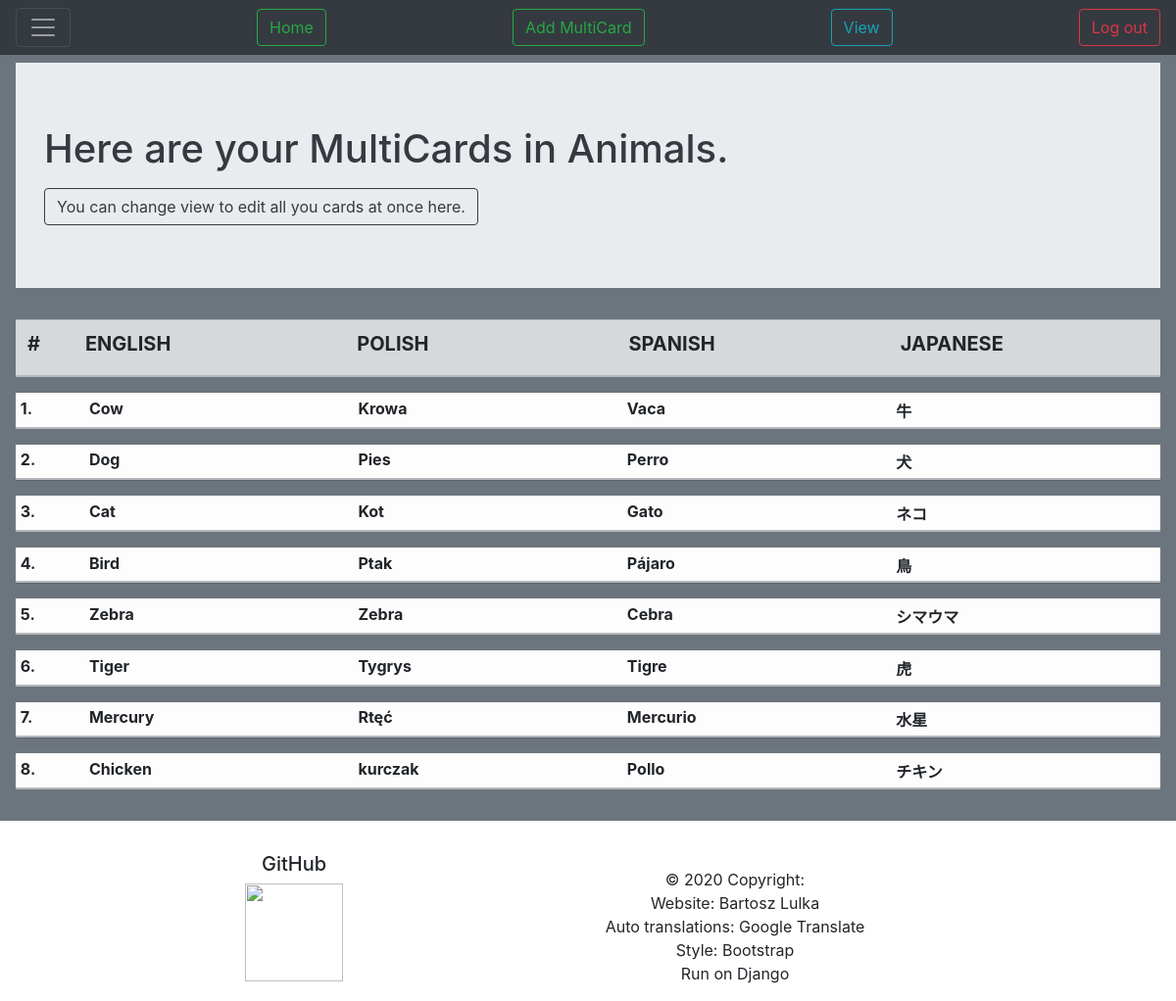
The page /cards/edit_multicards/58/ (signed in) on the database its author committed.
### Cards/models.py (models this page shows, shortened)
class CardFolder(models.Model):
    user = models.ForeignKey(User, on_delete=models.CASCADE)
    name = models.CharField(max_length=200)
    create_date = models.DateField(auto_now_add=True)
    edit_date = models.DateField(auto_now=True)
    lang1 = models.CharField(max_length=5, choices=langcodes.LangCodes, default="en")
    lang2 = models.CharField(max_length=5, choices=langcodes.LangCodes, default="pl")
    lang3 = models.CharField(max_length=5, choices=langcodes.LangCodes, default="ja", blank=True)
    lang4 = models.CharField(max_length=5, choices=langcodes.LangCodes, default="es", blank=True)
    lang5 = models.CharField(max_length=5, choices=langcodes.LangCodes, default="de", blank=True)
    score = models.SmallIntegerField(default=0)
    comment = models.CharField(max_length=400, blank=True)
    public = models.BooleanField(default=False)
    def get_langs(self, item=False):
        langs = (self.lang1, self.lang2, self.lang3, self.lang4, self.lang5)
        lang_choices = []
        lang_values = []
        lang_keys = []
        for i in langs:
            if i != "":
                value = langcodes.LangCodesDict[i].capitalize()
                lang_choices.append((i, value))
                lang_values.append(value)
                lang_keys.append(i)
        if item == 'value':
            return lang_values
        if item == 'key':
            return lang_keys
        else:
            return lang_choices
    def langs_keys(self):
        langs = [self.lang1, self.lang2, self.lang3, self.lang4, self.lang5]
        true_langs = []
        for i in langs:
            if i != "":
                true_langs.append(i)
        return true_langs
    def langs_no(self):
        return len(self.get_langs())
    langs_no.short_description = "No of languages"

class MultiCard(models.Model):
    cards_folder = models.ForeignKey(CardFolder, on_delete=models.CASCADE)
    score = models.SmallIntegerField(default=0)
    comment = models.CharField(max_length=400, blank=True)
    definition = models.CharField(max_length=400, blank=True)
    rates = models.SmallIntegerField(default=0)
    rating = models.SmallIntegerField(default=0)
    mastered = models.BooleanField(default=False)
    priority = models.SmallIntegerField(default=10)

class Card(models.Model):
    multi_card = models.ForeignKey(MultiCard, on_delete=models.CASCADE)
    cards_folder = models.ForeignKey(CardFolder, on_delete=models.CASCADE)
    language = models.CharField(max_length=5, choices=langcodes.LangCodes, default="en")
    main = models.CharField(max_length=50)
    automated = models.BooleanField(default=False)
    score = models.SmallIntegerField(default=0)
    pronunciation = models.CharField(max_length=200, blank=True, default=False, null=True)
    synonyms = models.CharField(max_length=50, blank=True)
    comment = models.CharField(max_length=400, blank=True)
    rating = models.SmallIntegerField(default=0)
    mastered = models.BooleanField(default=False)
    priority = models.SmallIntegerField(default=0)
    show_answer = models.BooleanField(default=True)

### Cards/views.py (the view)
# urls.py: path('edit_multicards/<int:set_id>/', views.edit_multicards, name='edit_multicards'),
@login_required
def edit_multicards(request, set_id):
    folder = get_object_or_404(CardFolder, id=set_id)
    langs = folder.get_langs()
    length = len(langs)
    context = {
        'folder': folder,
        "length": length,
        "langs": langs,
        'width': 94 / length
    }
    return render(request, 'Cards/edit_multicards.html', context)

### Cards/templatetags/get_obj.py (called while the page is built)
@register.simple_tag
def get_card(lang, multicard):
    try:
        mcard = Card.objects.get(language=lang, multi_card=multicard)
    except Card.DoesNotExist:
        mcard = None
    return mcard

### Cards/templates/Cards/edit_multicards.html (shortened to what this page needs)
{% extends "base.html" %}
{% block styles %}
{% load get_obj %}
{% endblock %}
{% block nav_buttons %}
<button type="button" class="btn btn-outline-success" data-toggle="modal" data-target="#staticBackdrop">Add MultiCard</button>
<a class="btn btn-outline-info" href="{% url 'view_folder' set_id=folder.id %}">View</a>
{% endblock nav_buttons %}
{% block body %}
<div class="jumbotron jumbotron-fluid">
  <div class="container">
    <div class="text-dark">
    <h1 class="display-5">Here are your MultiCards in {{folder.name}}.</h1>
    <a class="btn btn-outline-dark" href="{% url 'edit_all_multicards' set_id=folder.id %}">You can change view to edit all you cards at once here.</a>
    </div>
  </div>
</div>
        <table class="table table-hover table-secondary" style="border-collapse:collapse;">
            <thead>
            <th style="width: 5%"><h5><b>#</b></h5></th>
              {% for k, v in folder.get_langs %}
                <th style="width: {{width}}%">
                    <h5><b>{{ v|upper }}</b></h5>
                </th>
              {% endfor %}
            </thead>
        </table>
        {% for multicard in folder.multicard_set.all %}
        <form method="POST" action="{% url 'edit_multicards_save' set_id=folder.id m_card_id=multicard.id %}">{% csrf_token %}
        <table class="table table-hover table-sm table-secondary" style="border-collapse:collapse;">
            <tr data-toggle="collapse" data-target="#a{{multicard.id}}" class="clickable collapse-row collapsed table-light">
                <td>
                    <b>{{ forloop.counter }}.</b>
                </td>
              {% for lang in folder.langs_keys %}
                {% get_card lang multicard as card %}
                <td style="width: {{width}}%">
                    <b>{{ card.main }}</b>
                </td>
              {% endfor %}
            </tr>
            <tr class="table-active">
                <td class="hiddenRow"></td>
              {% for k, v in langs %}
              {% get_card k multicard as card %}
              <td class="hiddenRow">
              </td>
              {% endfor %}
            </tr>
        {% endfor %}
    </table>
    </form>
{% endblock %}

### Cards/templates/Cards/edit_multicards.html (style rules this page uses)
.hiddenRow { padding: 0 !important; }

### rows shown on the page
CardFolder: name "Animals"
MultiCard: {{ width }} 23.5 (drawn)
Card: main "Cow"
Card: main "Krowa"
Card: main "Vaca"
Card: main "牛"
MultiCard: {{ width }} 23.5 (drawn)
Card: main "Dog"
Card: main "Pies"
Card: main "Perro"
Card: main "犬"
MultiCard: {{ width }} 23.5 (drawn)
Card: main "Cat"
Card: main "Kot"
Card: main "Gato"
Card: main "ネコ"
MultiCard: {{ width }} 23.5 (drawn)
Card: main "Bird"
Card: main "Ptak"
Card: main "Pájaro"
Card: main "鳥"
MultiCard: {{ width }} 23.5 (drawn)
Card: main "Zebra"
Card: main "Zebra"
Card: main "Cebra"
Card: main "シマウマ"
MultiCard: {{ width }} 23.5 (drawn)
Card: main "Tiger"
Card: main "Tygrys"
Card: main "Tigre"
Card: main "虎"
MultiCard: {{ width }} 23.5 (drawn)
Card: main "Mercury"
Card: main "Rtęć"
Card: main "Mercurio"
Card: main "水星"
MultiCard: {{ width }} 23.5 (drawn)
Card: main "Chicken"
Card: main "kurczak"
Card: main "Pollo"
Card: main "チキン"

### other values the page prints
{{ v|upper }} "ENGLISH" "POLISH" "SPANISH" "JAPANESE"
